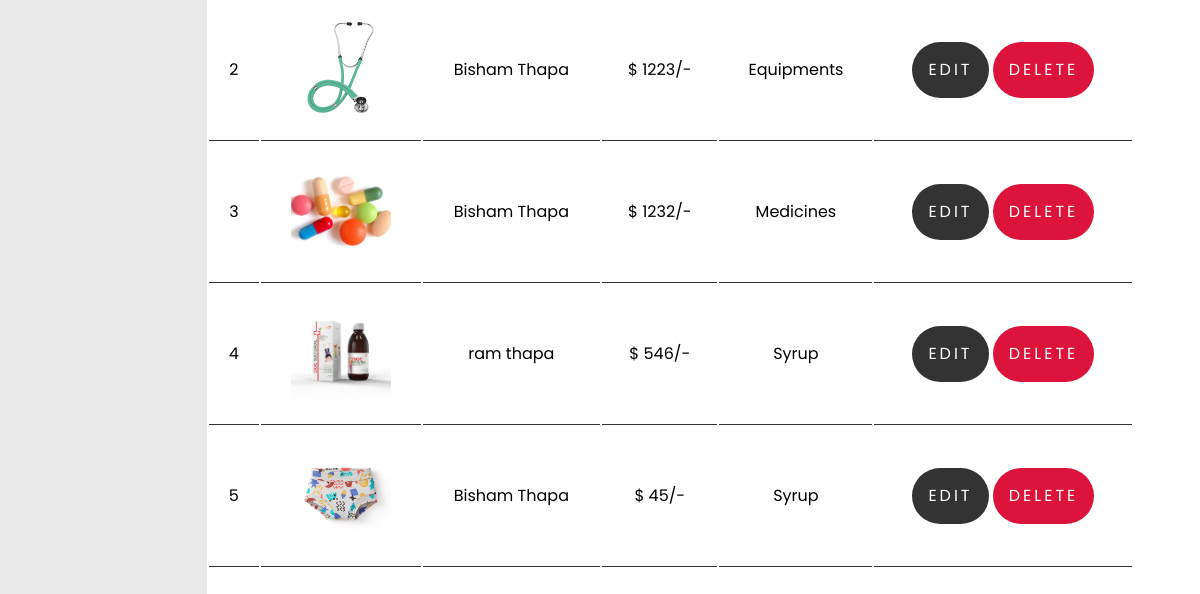
The app's page /php/addproduct.php (lower part), older data.
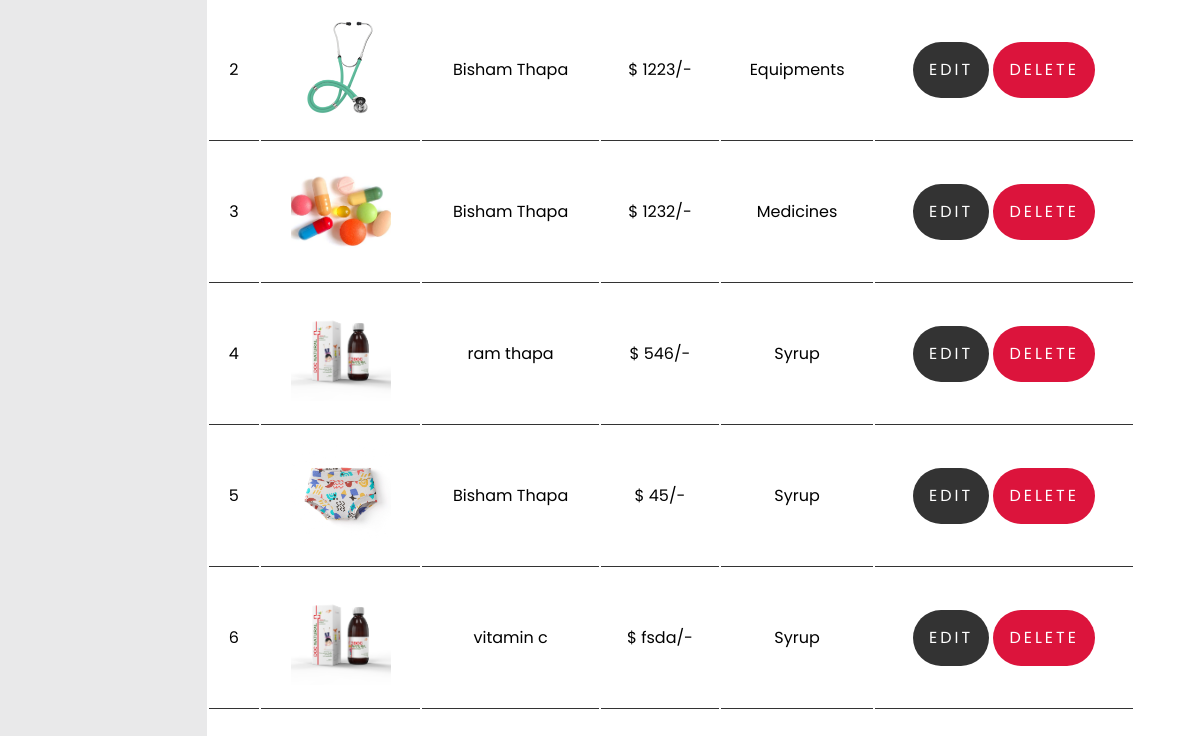
The same page, newer data.
### tables this page shows
CREATE TABLE `products` (
  `id` int(11) NOT NULL,
  `categories` varchar(227) NOT NULL,
  `product_name` varchar(225) DEFAULT NULL,
  `product_price` varchar(225) DEFAULT NULL,
  `product_img` varchar(225) DEFAULT NULL,
  `c_id` int(11) DEFAULT NULL,
  `description` varchar(200) DEFAULT NULL
);

CREATE TABLE `categories` (
  `c_id` int(11) NOT NULL,
  `c_title` varchar(399) DEFAULT NULL
);

### php/addproduct.php (the view, shortened to what this page needs)
<?php
include_once('connection.php');
?>
<!DOCTYPE html>
<html lang="en">
<head>
   <link rel="stylesheet" href="https://cdn.jsdelivr.net/npm/modern-normalize@1.1.0/modern-normalize.min.css">
   <link rel="stylesheet" href="app.css">
   <link rel="stylesheet" href="./product.css">
</head>
<body>
   <section id="main">
      <div id="sidebar">
      </div>
      <div class="form-container">
         <div class="admin-product-form-container">
            <?php
$sql = "SELECT * FROM products JOIN categories ON categories.c_id = products.c_id";
$result = mysqli_query($conn, $sql);
$sn = 1;
?>
<div class="product-display">
   <table class="product-display-table">
      <?php while ($row = mysqli_fetch_assoc($result)) { ?>
         <tr>
            <td>
               <?php echo $sn++; ?>
            </td>
            <td><img src="upload_image/<?php echo $row['product_img']; ?>" height="100"></td>
            <td>
               <?php echo $row['product_name']; ?>
            </td>
            <td>$
               <?php echo $row['product_price']; ?>/-
            </td>
            <td>
               <?php echo $row['c_title']; ?>
            </td>
            <td>
               <a href="./update.php?edit=<?php echo $row['c_id']; ?>" class="btn" style="width: fit-content;">
                      edit
               </a>
               <a href="addproduct.php?delete=<?php echo $row['c_id']; ?>" class="btn" style="width: fit-content;">
                    delete
               </a>
            </td>
         </tr>
      <?php } ?>
   </table>
</div>
</body>
</html>

Row changes from the older to the newer data that the page shows:
added products: product_img (picture), product_name "vitamin c", product_price "fsda", c.c_title "Syrup"
